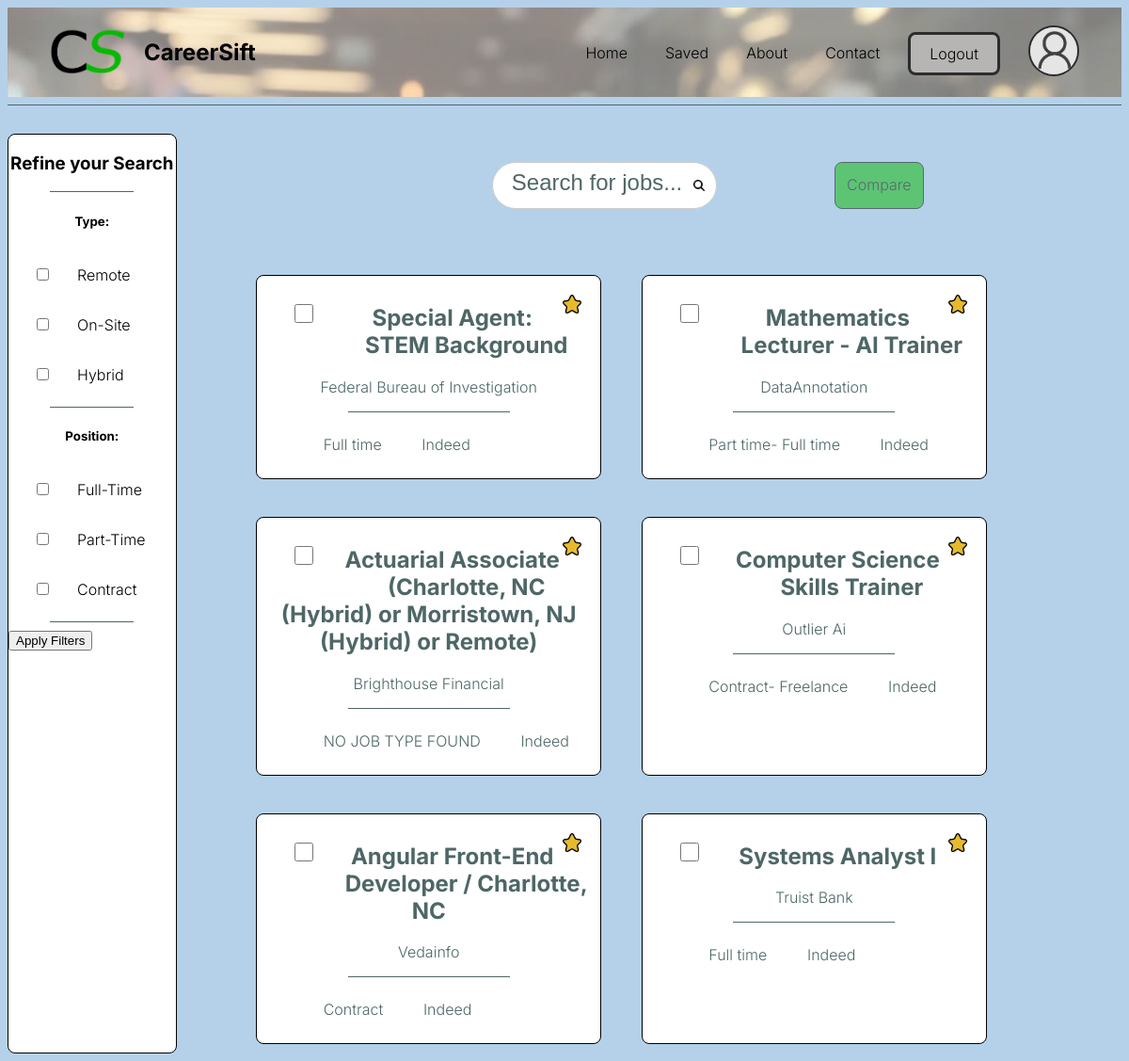
/saved.html (signed in), run on the app's committed database.
### models.py (models this page shows, shortened)
class listing(db.Model):
    listid = db.Column('listid', db.Integer, primary_key=True, autoincrement=True)
    title = db.Column('title', db.String(50))
    company = db.Column('company', db.String(50))
    position = db.Column('position', db.String(50))
    salary = db.Column('salary', db.String(25))
    type = db.Column('type', db.String(25))
    sourceLink = db.Column('sourceLink', db.Text)
    description = db.Column('description', db.Text)

### app.py (the view)
@app.route('/saved.html', methods=['GET'])
def saved():
    if session.get('user'):
        userid = session['userid']
        savedSearchQuery = request.args.get('search', '').strip()
        jobType = request.args.getlist('jobType')
        position = request.args.getlist('position')
        savedJobs = getSaved(userid, savedSearchQuery, jobType, position)
        return render_template("saved.html", user=session['user'], jobs=savedJobs)
    return redirect(url_for('login'))

### Templates/saved.html (shortened to what this page needs)
{% include "navbar.html" %}
        <div class="main-container">
            <div class="filters">
                <h3>Refine your Search</h3>
                <hr>
                <h5>Type:</h5>
                <form id="FiltersForm" action="/saved.html" method="GET">
                    <input type="checkbox" id="remote" name="jobType" value="remote"><label for="remote">Remote</label><br>
                    <input type="checkbox" id="os" name="jobType" value="site"><label for="os">On-Site</label><br>
                    <input type="checkbox" id="hybrid" name="jobType" value="hybrid"><label for="hybrid">Hybrid</label><br>
                    <hr>
                    <h5>Position:</h5>
                    <input type="checkbox" id="FT" name="position" value="full"><label for="FT">Full-Time</label><br>
                    <input type="checkbox" id="PT" name="position" value="part"><label for="PT">Part-Time</label><br>
                    <input type="checkbox" id="contract" name="position" value="contract"><label for="contract">Contract</label><br>
                    <hr>
                    <button type="submit">Apply Filters</button>
                </form>
            </div>
            <div class="search-cards">
                <form action="{{ url_for('saved') }}" method="GET" class="job-search-bar">
                    <input type="search" name="search" placeholder="Search for jobs..." value="{{ request.args.get('search', '') }}" class="search">
                    <a class="no compareBtn">Compare</a>
                </form>
                <div class="cards">
                    {% if jobs %}
                    {% for job in jobs %}
                    <div class="card">
                        <input type="checkbox" id="choice" name="choice" data-listid="{{ job[0] }}">
                        <img class="star" src="/static/star-icon-filled.png" data-listid="{{ job[0] }}">
                        <a href="{{ url_for('savedlisting', listid=job[0]) }}">
                            <h2>{{ job[1] }}</h2>
                            <p>{{ job[2] }}</p>
                            <hr>
                            <div class="card-info">
                                <p>{{ job[4] }}</p>
                                <p>{{ job[5] }}</p>
                            </div>
                        </a>
                    </div>
                    {% endfor %}
                    {% endif %}
                </div>
            </div>
        </div>
    </body>
</html>

### Templates/navbar.html (shortened to what this page needs)
<!DOCTYPE html>
<html lang="en">
    <head>
        <link rel="stylesheet" type="text/css" href="/static/styles.css">
    </head>
    <body>
        <div class="nav-back">
            <nav class="nav-content">
                <div class="logo-container">
                    <a href="{{ url_for('index') }}"><img src="/static/CS-logo.png" alt="Career-Sift" width="100px" height="66px"></a>
                    <a href="{{ url_for('index') }}"><p>CareerSift</p></a>
                </div>
                <ul>
                    <li><a href="{{ url_for('index') }}">Home</a></li>
                    {% if user %}
                    <li><a href="{{ url_for('saved') }}">Saved</a></li>
                    {% endif %}
                    <li><a href="{{ url_for('about') }}">About</a></li>
                    <li><a href="{{ url_for('contact') }}">Contact</a></li>
                    {% if user %}
                    <li><a href="{{ url_for('logout') }}" class="but LI">Logout</a></li>
                    {% else %}
                    <li><a href="{{ url_for('login') }}" class="but LI">Log in</a></li>
                    {% endif %}
                    {% if user %}
                    <li><a href="{{ url_for('settings') }}"><img class="contact-chip" src="{{ session['profilepic'] }}" width="50px" height="50px"></a></li>
                    {% else %}
                    <li><a href="{{ url_for('settings') }}"><img class="contact-chip" src="/static/default.png" width="50px" height="50px"></a></li>
                    {% endif %}
                </ul>
            </nav>
        </div>
        <hr>

### static/styles.css (style rules this page uses)
:root { --silver: #B7B5B3; --bler: rgb(181, 209, 234); --bluer-bler: #4E6766; --dark-purple: #2A1F2D; --lime: #07B900; --dark: #2C2C2C; --darkgrey: #767676; --font: "Inter", sans-serif; }
.nav-back { background-image: url(/static/BlurredWorkplace.jpg); background-color: rgba(255, 255, 255, 0.486); background-blend-mode: overlay; background-size: cover; height: 95px; }
.nav-content { display: flex; align-items: center; justify-content: space-between; padding: 0 35px; height: 100%; }
.logo-container { display: flex; align-items: center; gap: 10px; text-decoration: none; }
.logo-container img { align-items: flex-start; }
.logo-container p { margin: 0; font-size: 1.5rem; font-weight: bold; color: black !important; }
.nav-content ul { display: flex; gap: 20px; list-style: none; align-items: center; margin: 0; padding: 0; }
.nav-content ul li a { color: black !important; }
li a { text-decoration: none; color: var(--dark); padding: 10px; vertical-align: middle; }
.contact-chip { border: 2px solid var(--dark); border-radius: 50%; }
hr { border: none; height: 1px; background-color: #4E6766; }
body { background-color: var(--bler); font-family: var(--font); font-weight: 300; }
.but { border-radius: 8px; border-style: solid; padding: 10px 20px; font-size: 16px; line-height: 1; }
.LI { background-color: var(--silver); border-color: var(--dark); }
.main-container { display: flex; width: 100%; margin-top: 30px; }
.filters { width: 15%; flex-direction: column; background-color: white; border: 1px solid black; border-radius: 8px; }
h3, h5 { text-align: center; }
.filters hr { width: 50%; }
.search-cards { width: 75%; margin: 0 auto; position: relative; margin-bottom: 10px; }
.compareBtn { width: 30%; position: inherit; right: 15%; cursor: not-allowed; border: 1px solid black; text-align: center; border-radius: 8px; padding: 2.5%; background-color: #07B900; color: black !important; }
.compareBtn.no { opacity: 0.5; }
.search { background-color:#fff; border: 1px solid var(--bluer-bler); border-radius: 50px; width: 800px !important; height: 50px; color: var(--bluer-bler); text-align: center; background-image: url(/static/search-icon.png); background-repeat: no-repeat; background-position: 95%; background-size: 5%; margin: 0 25%; }
.search::placeholder { color: var(--bluer-bler); font-size: 150%; text-align: center; }
a:visited, a { text-decoration: none; color: var(--bluer-bler); }
a hr { width: 50%; }
.card-info { display: flex; flex-direction: row; gap: 15%; flex-wrap: wrap; padding-left: 17.5%; }
.cards { display: flex; flex-direction: row; flex-wrap: wrap; gap: 5%; padding-left: 3%; }
.card { background-color: white; text-align: center; width: 45%; border: 1px solid black; border-radius: 8px; margin-top: 40px; }
.card { background-color: white; text-align: center; width: 40%; border: 1px solid black; border-radius: 8px; margin-top: 40px; padding: 10px; }
.card a { display: block; text-decoration: none; }
.star { width: 20px; height: 20px; float: right; padding-right: 10px; padding-top: 10px; }
#choice { width: 20px; height: 20px; float: left; padding-left: 10px; padding-top: 10px; }
input[type=checkbox] { margin: 20px 30px; }
.job-search-bar { display: flex; justify-content: center; margin: 20px auto; max-width: 500px; padding: 10px; border-radius: 50px; }
.job-search-bar .search { flex: 1; padding: 10px 15px; border: 1px solid #ccc; border-radius: 50px; font-size: 16px; color: #333; outline: none; width: 100px; transition: border-color 0.3s ease-in-out; }

### data on the page
listing: title "Special Agent: STEM Background", company "Federal Bureau of Investigation", salary "Full time", type "Indeed"
listing: title "Mathematics Lecturer - AI Trainer", company "DataAnnotation", salary "Part time- Full time", type "Indeed"
listing: title "Actuarial Associate (Charlotte, NC (Hybrid) or Morristown, NJ (Hybrid) or Remote)", company "Brighthouse Financial", salary "NO JOB TYPE FOUND", type "Indeed"
listing: title "Computer Science Skills Trainer", company "Outlier Ai", salary "Contract- Freelance", type "Indeed"
listing: title "Angular Front-End Developer / Charlotte, NC", company "Vedainfo", salary "Contract", type "Indeed"
listing: title "Systems Analyst I", company "Truist Bank", salary "Full time", type "Indeed"
